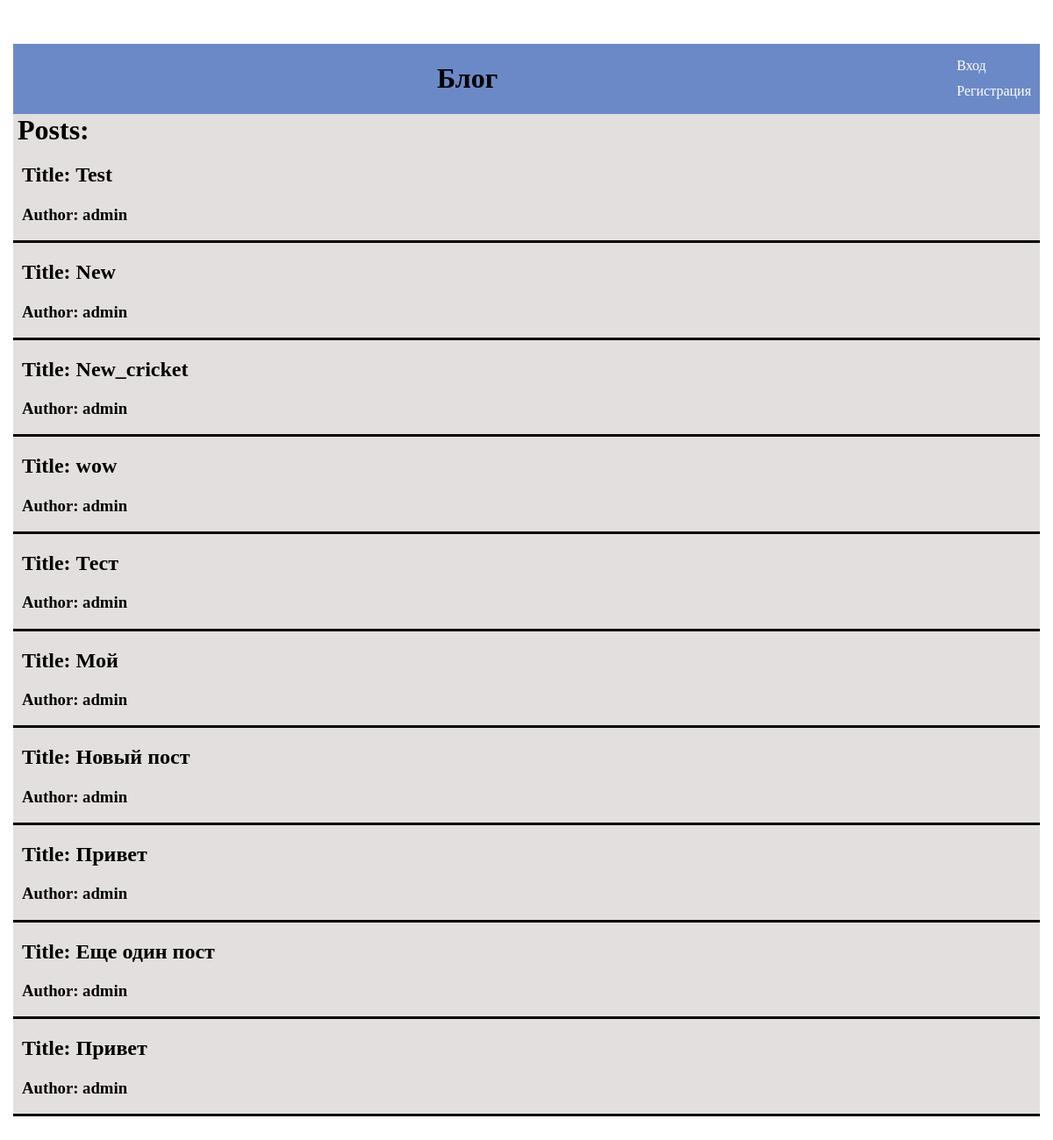
Screenshot of /blog/ with the database file from the repository.
### post/models.py (models this page shows, shortened)
class Post(models.Model):
    title = models.CharField(max_length=50)
    author = models.ForeignKey(User, on_delete=models.CASCADE)
    description = models.TextField(blank=True)
    class Meta:
        ordering = ['id']

### post/views.py (the view)
# urls.py: path('', PostsListView.as_view(), name='post_list'),
class PostsListView(ListView):
    model = Post
    queryset = Post.objects.all()
    paginate_by = 10
    context_object_name = 'posts'

### post/templates/post/post_list.html (shortened to what this page needs)
{% extends 'post/base.html' %}
{% load static %}
{% block name %}
            Блог
{% endblock %}
{% block body %}
  {% if posts %}
    <div class="body-conatiner">
      <h1 class="preview">Posts:</h1>
    {% for single_post in posts %}
        <div class="post-list">
        <a href="{% url 'post_detail' pk=single_post.pk %}" class="h2-link"><h2>Title: {{ single_post.title }}</h2></a>
        <h3>Author: {{ single_post.author }}</h3>
      </div>
    {% endfor %}
    </div>
  {% else %}
    <h3>No posts yet</h3>
  {% endif %}
{% endblock %}

### post/static/post/css/list.css (style rules this page uses)
.container-module { margin: 0 auto; padding: 50px 0; width: 1170px; background-color: #fff; }
.post-list { width: 500px display: flex; flex-direction: column; border-bottom: 3px solid black; margin-bottom: 10px; padding-left: 10px; align-items: flex-start; }
.h2-link { color: black; text-decoration: none; }
.body-conatiner { background-color: #e4dfdf; margin: 0 auto; }
.preview { margin: 0 auto; padding-left: 5px; }

### rows the page displays
Post: title "Test", author "admin"
Post: title "New", author "admin"
Post: title "New_cricket", author "admin"
Post: title "wow", author "admin"
Post: title "Тест", author "admin"
Post: title "Мой", author "admin"
Post: title "Новый пост", author "admin"
Post: title "Привет", author "admin"
Post: title "Еще один пост", author "admin"
Post: title "Привет", author "admin"
